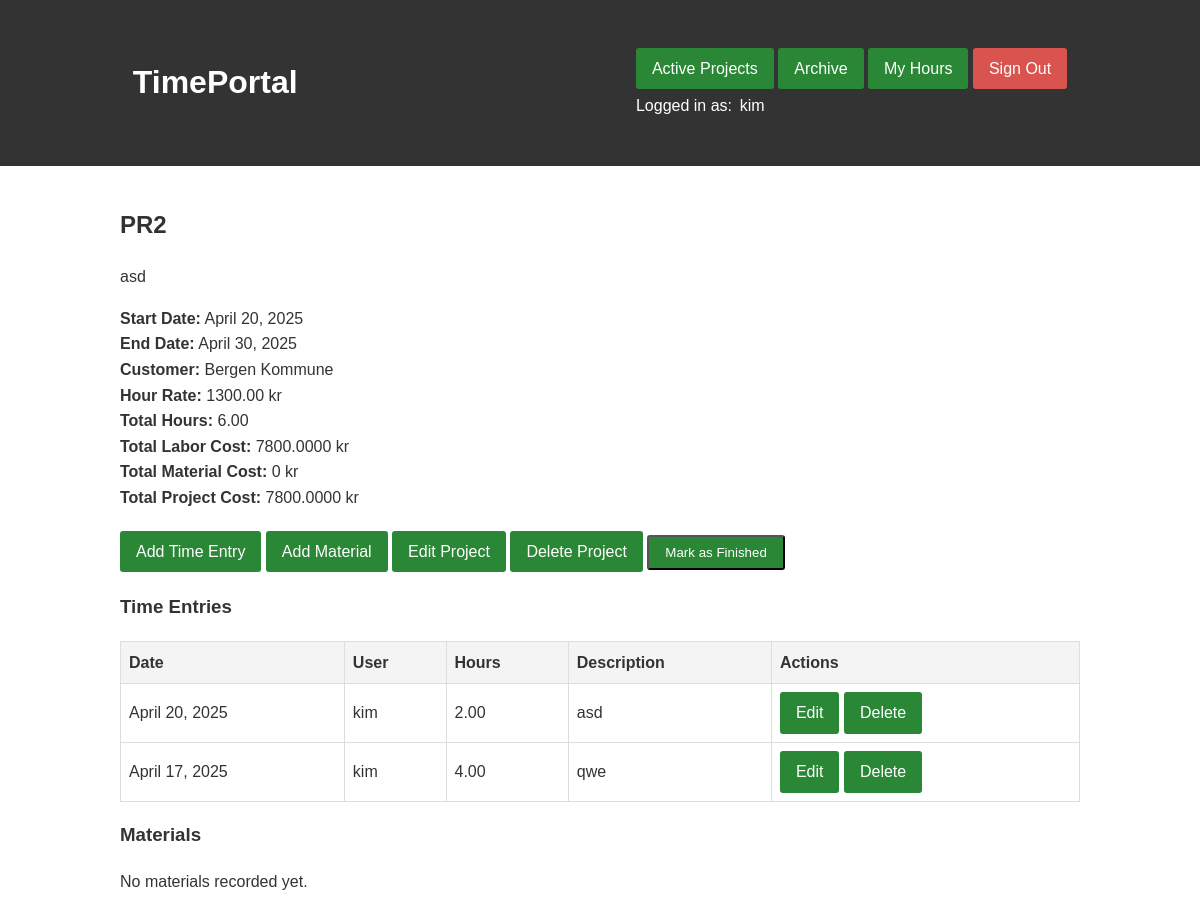
The page /project/6/ (signed in) on the database its author committed.
### projects/models.py (models this page shows, shortened)
class Project(models.Model):
    name = models.CharField(max_length=200)
    description = models.TextField(blank=True)
    start_date = models.DateField()
    end_date = models.DateField(null=True, blank=True)
    customer = models.ForeignKey('Customer', on_delete=models.SET_NULL, null=True, blank=True)
    is_spot_service = models.BooleanField(default=False)
    hour_rate = models.DecimalField(max_digits=10, decimal_places=2, null=True, blank=True)
    user = models.ForeignKey(User, on_delete=models.CASCADE, related_name='projects')
    is_finished = models.BooleanField(default=False)
    def total_hours(self):
        return sum(entry.hours for entry in self.timeentry_set.all())
    def total_material_cost(self):
        return sum(material.cost for material in self.material_set.all())
    def total_labor_cost(self):
        return self.total_hours() * self.hour_rate
    def total_cost(self):
        return self.total_labor_cost() + self.total_material_cost()

class Customer(models.Model):
    name = models.CharField(max_length=200)
    contact_person = models.CharField(max_length=200, blank=True)
    email = models.EmailField(blank=True)
    phone = models.CharField(max_length=20, blank=True)
    address = models.TextField(blank=True)
    invoice_email = models.EmailField(blank=True)
    invoice_address = models.TextField(blank=True)
    org_number = models.CharField(max_length=20, blank=True)
    default_hour_rate = models.DecimalField(max_digits=10, decimal_places=2, default=2000)
    def __str__(self):
        return self.name

class TimeEntry(models.Model):
    project = models.ForeignKey(Project, on_delete=models.CASCADE)
    user = models.ForeignKey(User, on_delete=models.CASCADE)
    date = models.DateField()
    hours = models.DecimalField(max_digits=5, decimal_places=2)
    description = models.TextField(blank=True)

### projects/views.py (the view)
# urls.py: path('project/<int:pk>/', views.project_detail, name='project_detail'),
@login_required
def project_detail(request, pk):
    project = get_object_or_404(Project, pk=pk)
    entries = project.timeentry_set.filter(user=request.user).order_by('-date')
    materials = project.material_set.all().order_by('-date_added')
    return render(request, 'projects/project_detail.html', {
        'project': project,
        'entries': entries,
        'materials': materials
    })

### projects/templates/projects/project_detail.html (shortened to what this page needs)
{% extends 'projects/base.html' %}
{% block content %}
    <h2>{{ project.name }}</h2>
    <p>{{ project.description }}</p>
    <div>
        <strong>Start Date:</strong> {{ project.start_date }}<br>
        <strong>End Date:</strong> {{ project.end_date|default:"Ongoing" }}<br>
        <strong>Customer:</strong> {% if project.is_spot_service %}Spot Service{% else %}{{ project.customer|default:"-" }}{% endif %}<br>
        <strong>Hour Rate:</strong> {{ project.hour_rate }} kr<br>
        <strong>Total Hours:</strong> {{ project.total_hours }}<br>
        <strong>Total Labor Cost:</strong> {{ project.total_labor_cost }} kr<br>
        <strong>Total Material Cost:</strong> {{ project.total_material_cost }} kr<br>
        <strong>Total Project Cost:</strong> {{ project.total_cost }} kr
    </div>
    <div style="margin: 20px 0;">
        <a href="{% url 'add_time_entry' project.id %}" class="btn">Add Time Entry</a>
        <a href="{% url 'add_material' project.id %}" class="btn">Add Material</a>
        <a href="{% url 'edit_project' project.id %}" class="btn">Edit Project</a>
        <a href="{% url 'delete_project' project.id %}" class="btn btn-danger">Delete Project</a>
        {% if not project.is_finished %}
        <form method="post" action="{% url 'mark_project_finished' project.id %}" style="display: inline;">
            <button type="submit" class="btn">Mark as Finished</button>
        </form>
        {% else %}
        <span class="badge">Finished{% if project.end_date %} on {{ project.end_date }}{% endif %}</span>
        <form method="post" action="{% url 'mark_project_active' project.id %}" style="display: inline; margin-left: 10px;">
            {% csrf_token %}
            <button type="submit" class="btn">Reactivate Project</button>
        </form>
        {% endif %}
    </div>
    <h3>Time Entries</h3>
    {% if entries %}
        <table>
            <thead>
                <tr>
                    <th>Date</th>
                    <th>User</th>
                    <th>Hours</th>
                    <th>Description</th>
                    <th>Actions</th>
                </tr>
            </thead>
            <tbody>
                {% for entry in entries %}
                <tr>
                    <td>{{ entry.date }}</td>
                    <td>{{ entry.user.username }}</td>
                    <td>{{ entry.hours }}</td>
                    <td>{{ entry.description }}</td>
                    <td>
                        {% if entry.user == request.user %}
                        <a href="{% url 'edit_time_entry' entry.id %}" class="btn">Edit</a>
                        <a href="{% url 'delete_time_entry' entry.id %}" class="btn btn-danger">Delete</a>
                        {% endif %}
                    </td>
                </tr>
                {% endfor %}
            </tbody>
        </table>
    {% else %}
        <p>No time entries recorded yet.</p>
    {% endif %}
    <h3>Materials</h3>
    {% if materials %}
        <table>
            <thead>
                <tr>
                    <th>Name</th>
                    <th>Quantity</th>
                    <th>Cost</th>
                    <th>Date Added</th>
                    <th>Description</th>
                    <th>Actions</th>
                </tr>
            </thead>
            <tbody>
                {% for material in materials %}
                <tr>
                    <td>{{ material.name }}</td>
                    <td>{{ material.quantity }}</td>
                    <td>{{ material.cost }} kr</td>
                    <td>{{ material.date_added }}</td>
                    <td>{{ material.description }}</td>
                    <td>
                        <a href="{% url 'edit_material' material.id %}" class="btn">Edit</a>
                        <a href="{% url 'delete_material' material.id %}" class="btn btn-danger">Delete</a>
                    </td>
                </tr>
                {% endfor %}
            </tbody>
        </table>
    {% else %}
        <p>No materials recorded yet.</p>
    {% endif %}
{% endblock %}

### projects/templates/projects/base.html (shortened to what this page needs)
<!DOCTYPE html>
<html>
<head>
</head>
<body>
    <header>
        <div class="container">
            <div class="header-content">
                <h1><a href="{% url 'project_list' %}">TimePortal</a></h1>
                {% if user.is_authenticated %}
                <div>
                    <a href="{% url 'project_list' %}" class="btn">Active Projects</a>
                    <a href="{% url 'project_archive' %}" class="btn">Archive</a>
                    <a href="{% url 'user_hours_overview' %}" class="btn">My Hours</a>
                    <a href="{% url 'logout' %}" class="btn btn-logout">Sign Out</a>
                    <br>
                    <div id="user-info">
                        <span>Logged in as:</span>
                        <span>{{ user.username }}</span>
                    </div>
                </div>
                {% endif %}
            </div>
        </div>
    </header>
    <div class="container">
        {% block content %}{% endblock %}
    </div>
</body>
</html>

### projects/templates/projects/base.html (style rules this page uses)
body { font-family: Arial, sans-serif; line-height: 1.6; margin: 0; padding: 0; color: #333; }
.container { width: 80%; margin: 0 auto; padding: 20px; }
header { background: #333; color: #fff; padding: 1rem; }
header a { color: #fff; text-decoration: none; }
.header-content { display: flex; justify-content: space-between; align-items: center; }
.btn { display: inline-block; background: #333; color: #fff; padding: 0.5rem 1rem; text-decoration: none; border-radius: 3px; background: #2a8735; }
.btn-logout { background: #d9534f; }
table { width: 100%; border-collapse: collapse; margin: 1rem 0; }
table, th, td { border: 1px solid #ddd; }
th, td { padding: 0.5rem; text-align: left; }
th { background-color: #f4f4f4; }
#user-info { margin-top: 0.2rem; }
#user-info span { margin-right: 0.2rem; }

### rows shown on the page
Project: name "PR2", description "asd", start_date "April 20, 2025", end_date "April 30, 2025", customer "Bergen Kommune", hour_rate "1300.00", total_hours "6.00", total_labor_cost "7800.0000", total_material_cost "0", total_cost "7800.0000"
TimeEntry: date "April 20, 2025", user.username "kim", hours "2.00", description "asd", shows "Edit"
TimeEntry: date "April 17, 2025", user.username "kim", hours "4.00", description "qwe", shows "Edit"

### other values the page prints
{{ user.username }} "kim"
